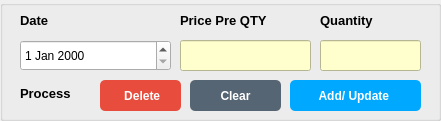
          <widget class="QGroupBox" name="quantity">
           <property name="geometry">
            <rect>
             <x>380</x>
             <y>370</y>
             <width>441</width>
             <height>121</height>
            </rect>
           </property>
           <property name="title">
            <string/>
           </property>
           <widget class="QLineEdit" name="Price_PreQty_Bill_Area">
            <property name="geometry">
             <rect>
              <x>180</x>
              <y>40</y>
              <width>131</width>
              <height>31</height>
             </rect>
            </property>
            <property name="styleSheet">
             <string notr="true">background-color: rgb(255, 255, 206);</string>
            </property>
           </widget>
           <widget class="QLineEdit" name="Cuantity_Bill_Area">
            <property name="geometry">
             <rect>
              <x>320</x>
              <y>40</y>
              <width>101</width>
              <height>31</height>
             </rect>
            </property>
            <property name="styleSheet">
             <string notr="true">background-color: rgb(255, 255, 206);</string>
            </property>
           </widget>
           <widget class="QPushButton" name="Cart_Clear_Btn">
            <property name="geometry">
             <rect>
              <x>190</x>
              <y>80</y>
              <width>91</width>
              <height>31</height>
             </rect>
            </property>
            <property name="font">
             <font>
              <bold>true</bold>
             </font>
            </property>
            <property name="cursor">
             <cursorShape>PointingHandCursor</cursorShape>
            </property>
            <property name="styleSheet">
             <string notr="true">QPushButton{
  background-color: rgb(86, 101, 115);
  color: rgb(255, 255, 255);
  border-radius: 5px;
}
QPushButton::pressed{
	padding-left:5px;
	padding-top: 5px;
	background-color: rgb(128, 139, 150);
}</string>
            </property>
            <property name="text">
             <string>Clear</string>
            </property>
            <property name="icon">
             <iconset>
              <normaloff>:/Background/clean.png</normaloff>:/Background/clean.png</iconset>
            </property>
           </widget>
           <widget class="QPushButton" name="Add_Update_Cart_Btn">
            <property name="geometry">
             <rect>
              <x>290</x>
              <y>80</y>
              <width>131</width>
              <height>31</height>
             </rect>
            </property>
            <property name="font">
             <font>
              <bold>true</bold>
             </font>
            </property>
            <property name="cursor">
             <cursorShape>PointingHandCursor</cursorShape>
            </property>
            <property name="styleSheet">
             <string notr="true">QPushButton{
  background-color:#00a8ff;
  color: rgb(255, 255, 255);
  border-radius: 5px;
}
QPushButton::pressed{
	padding-left:5px;
	padding-top: 5px;
	background-color: rgb(93, 173, 226);
}</string>
            </property>
            <property name="text">
             <string>Add/ Update </string>
            </property>
            <property name="icon">
             <iconset>
              <normaloff>:/Background/add.png</normaloff>:/Background/add.png</iconset>
            </property>
           </widget>
           <widget class="QLabel" name="label_42">
            <property name="geometry">
             <rect>
              <x>180</x>
              <y>10</y>
              <width>121</width>
              <height>21</height>
             </rect>
            </property>
            <property name="font">
             <font>
              <pointsize>10</pointsize>
              <bold>true</bold>
             </font>
            </property>
            <property name="text">
             <string>Price Pre QTY</string>
            </property>
           </widget>
           <widget class="QLabel" name="label_43">
            <property name="geometry">
             <rect>
              <x>20</x>
              <y>10</y>
              <width>91</width>
              <height>21</height>
             </rect>
            </property>
            <property name="font">
             <font>
              <pointsize>10</pointsize>
              <bold>true</bold>
             </font>
            </property>
            <property name="text">
             <string>Date</string>
            </property>
           </widget>
           <widget class="QLabel" name="label_44">
            <property name="geometry">
             <rect>
              <x>320</x>
              <y>10</y>
              <width>91</width>
              <height>21</height>
             </rect>
            </property>
            <property name="font">
             <font>
              <pointsize>10</pointsize>
              <bold>true</bold>
             </font>
            </property>
            <property name="text">
             <string>Quantity</string>
            </property>
           </widget>
           <widget class="QLabel" name="In_Stock_Title">
            <property name="geometry">
             <rect>
              <x>20</x>
              <y>83</y>
              <width>71</width>
              <height>21</height>
             </rect>
            </property>
            <property name="font">
             <font>
              <pointsize>10</pointsize>
              <bold>true</bold>
             </font>
            </property>
            <property name="text">
             <string>Process</string>
            </property>
           </widget>
           <widget class="QPushButton" name="delete_invoice_btn">
            <property name="geometry">
             <rect>
              <x>100</x>
              <y>80</y>
              <width>81</width>
              <height>31</height>
             </rect>
            </property>
            <property name="font">
             <font>
              <bold>true</bold>
             </font>
            </property>
            <property name="cursor">
             <cursorShape>PointingHandCursor</cursorShape>
            </property>
            <property name="styleSheet">
             <string notr="true">QPushButton{
  background-color: rgb(231, 76, 60);
  color: rgb(255, 255, 255);
  border-radius: 5px;
}
QPushButton::pressed{
	padding-left:5px;
	padding-top: 5px;
	background-color: rgb(236, 112, 99);
}</string>
            </property>
            <property name="text">
             <string> Delete</string>
            </property>
            <property name="icon">
             <iconset>
              <normaloff>:/Background/bin.png</normaloff>:/Background/bin.png</iconset>
            </property>
            <property name="iconSize">
             <size>
              <width>15</width>
              <height>15</height>
             </size>
            </property>
           </widget>
           <widget class="QDateEdit" name="date">
            <property name="geometry">
             <rect>
              <x>20</x>
              <y>40</y>
              <width>151</width>
              <height>31</height>
             </rect>
            </property>
           </widget>
          </widget>
